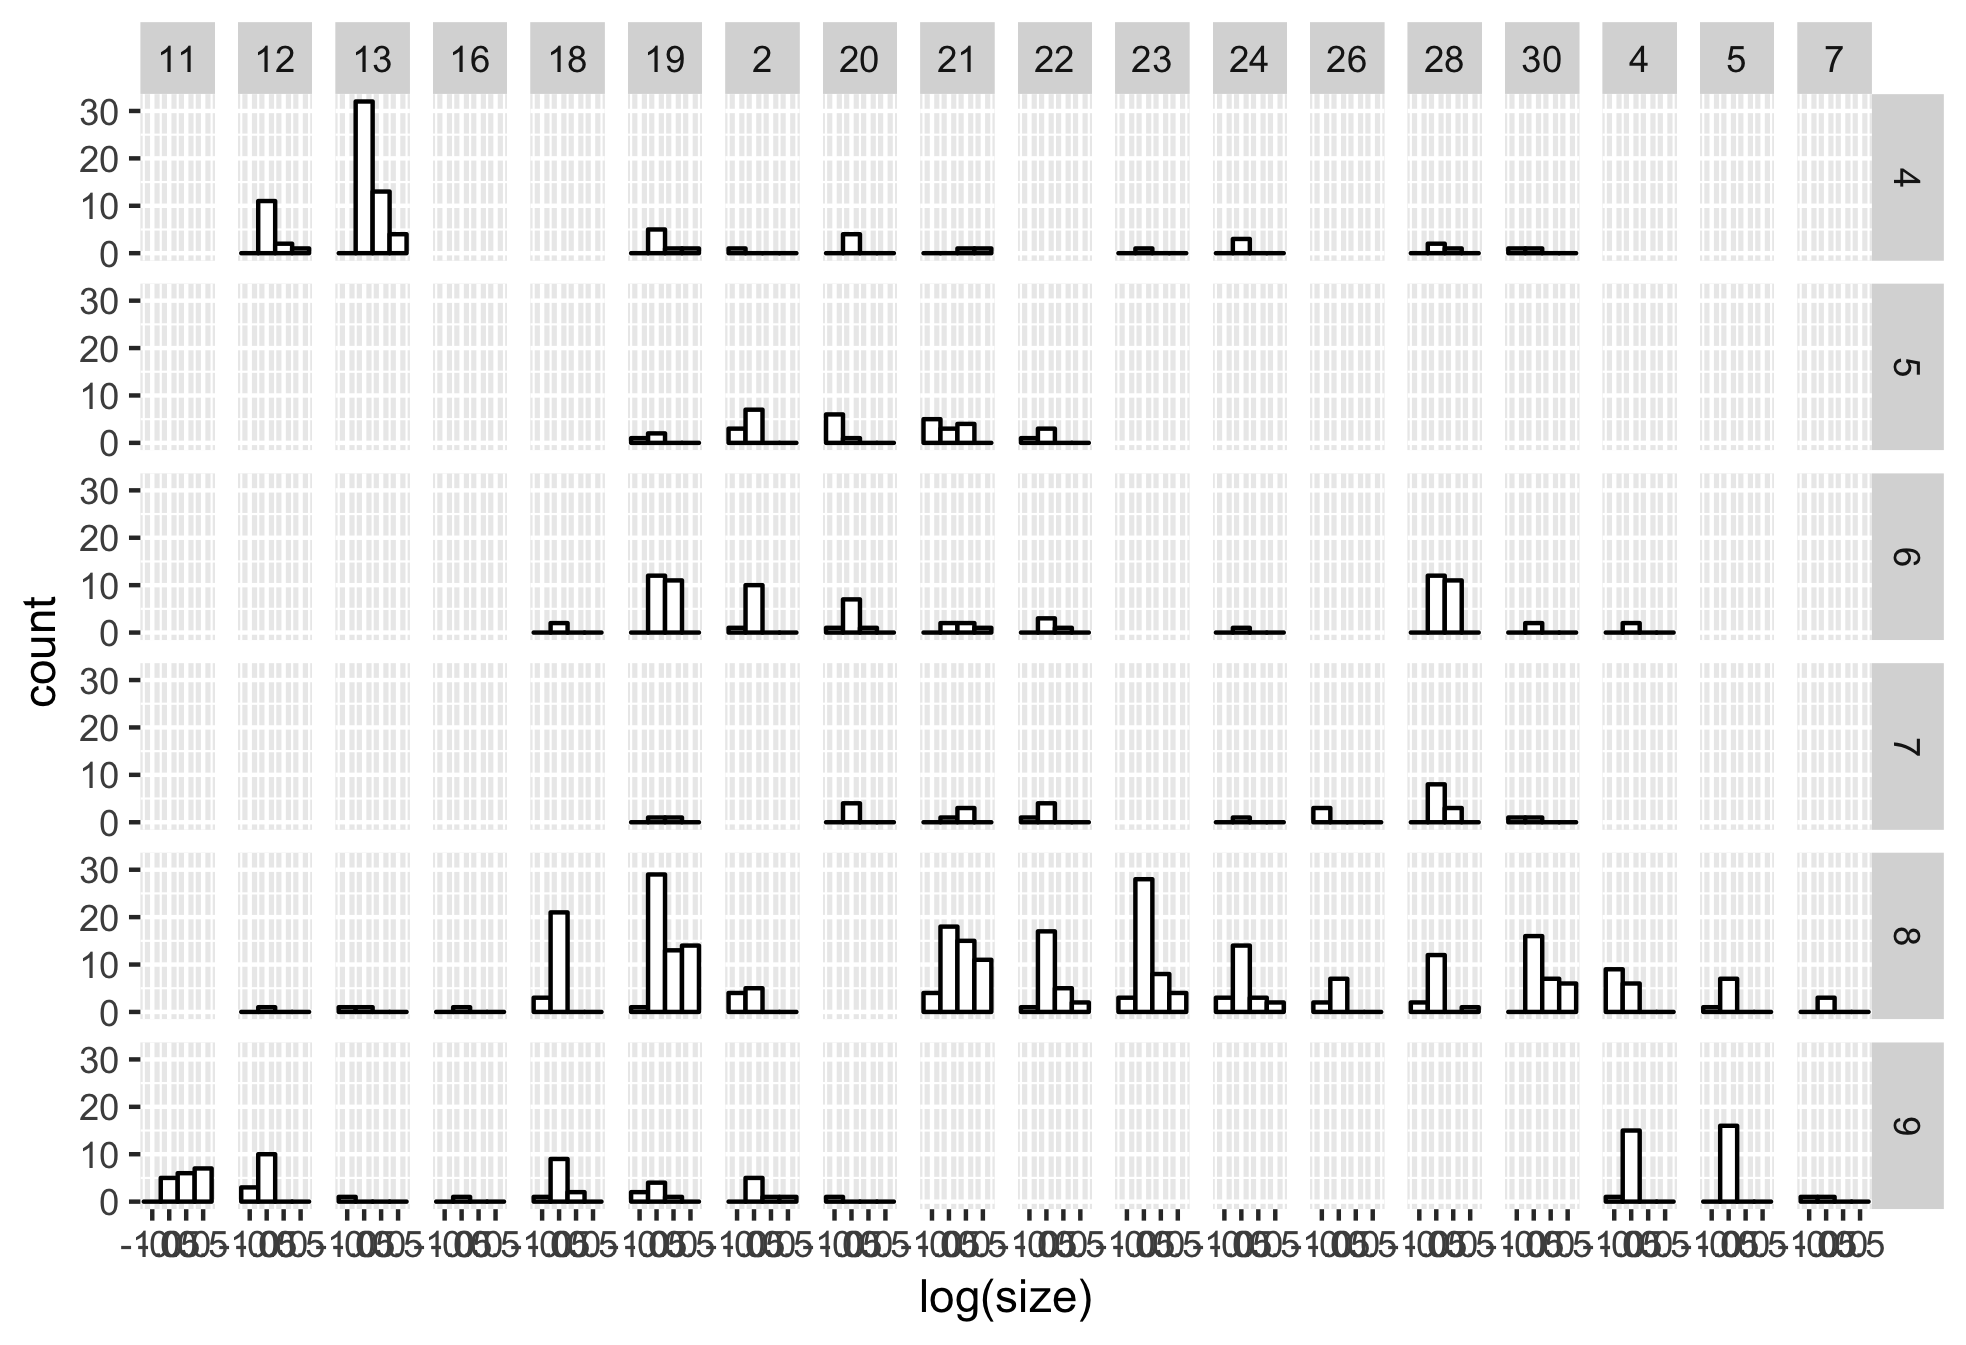

Recreate this plot in R.
## make data file

## objective here is to test whether zooplankton abundance, body size distribution or compositions shifted with temperature or predator treatment.


# data preparation --------------------------------------------------------

sizes <- read.csv("./data/CommunitySizes.csv")
sizes$Tank <- as.character(sizes$Tank)
sizes$week <- sizes$Week

## run data prep first from other file to get temps.wk and temps.mn
sizes.t <- left_join(sizes, temps.wk, by = c("week", "Tank")) # add weekly temps to sizes file
sizes.t <- sizes.t[,-c(1, 6:7)]

sizes.t <- left_join(sizes.t, temps.Tmn, by = c("Tank")) 

sizes.t2 <- as.tibble(sizes.t) %>%
  group_by(Tank, trophic.level) %>%
  summarise(., mean.temp = mean(temp.wk)) %>%
  arrange(trophic.level, mean.temp) %>%
  select(-mean.temp) 

sizes.t2$Tankn <- rep(c(1:9), 2)
sizes.t3 <- left_join(sizes.t, sizes.t2, by = c("Tank", "trophic.level")) 

sizes.t$invTi <-  1/((sizes.t$temp.wk + 273)*k) # average temp of the tank each week
sizes.t$invTT <-  1/((sizes.t$temp.Tmn + 273)*k) # average temp of the tank over all weeks
sizes.t$invTi <- as.numeric(as.character(sizes.t$invTi))
sizes.t$invTT <- as.numeric(as.character(sizes.t$invTT))

sizes.t2 <- sizes.t[sizes.t$week >= '4',]

data.N <- as.tibble(data) %>%
  group_by(Tank, trophic.level, week) %>%
  summarise(., N = mean(total.zoo.abundance.liter)) %>%
  arrange(trophic.level, week) 

data$N1 <- 300*(data$total.zoo.abundance.liter) + 1
data$N <- 300*(data$total.zoo.abundance.liter)


# visualizing data --------------------------------------------------------

## abundance - waiting for raw abundance data to describe the distribution. it's count data, so makes me think we would be using a Poisson or negbinom model. But these have been transformed to density, so not whole numbers now. this is making it hard for me to test the distribution.

## from the data on abundance / L...
qqp(data[(data$trophic.level != "P"),]$N1, "lnorm")
qqp(data[(data$trophic.level != "P"),]$N1, "norm")
nbinom <- fitdistr(data[(data$trophic.level != "P"),]$N1, "Negative Binomial")
qqp(data[(data$trophic.level != "P"),]$N1, "nbinom", size = nbinom$estimate[[1]], mu = nbinom$estimate[[2]])

gamma <- fitdistr(data[(data$trophic.level != "P"),]$N1, "gamma")


## how are the size data distributed?
sizes <- ggplot(data = sizes.t3, aes(x = log(size))) +
  geom_histogram(binwidth=.5, colour="black", fill="white") +
  facet_grid(week~Tank)

sizes # pretty close to log normal
ggsave("sizes.png")
## seeing that we only have good coverage for week 8, so let's just use that.
## because we have uneven samples among groups, i think we want regress the means against temperature, not the full samples...(right?)
data1 <- sizes.t3[(sizes.t3$week == "8"),] %>%
  mutate(taxon = species) %>%
  mutate(taxon = replace(taxon, species == "calanoid", "Copepod")) %>%
mutate(taxon = replace(taxon, species == "cyclopoid", "Copepod"))


sizes8 <- ggplot(data = data1, aes(x = log(size))) +
  geom_histogram(binwidth=.5, colour="black", fill="white") +
  facet_grid(week~Tank)

sizes8

size.plot <- ggplot(data = data1, aes(x = -invTT, y = log(size))) + #, ymax = 1.2)
  theme_bw() +
  theme(legend.position = "none") +
  theme(panel.grid.minor = element_blank(), panel.grid.major = element_blank()) +
  theme(strip.background = element_rect(colour="white", fill="white")) +
  facet_grid(trophic.level~taxon) + ## this sets it up as facets
  geom_point(aes(group = taxon, shape = taxon), size = 2) + 
  scale_alpha("Tankn", guide = "none") +
  #theme(legend.position = c(0.88, 1), legend.text=element_text(size=6)) + 
  scale_shape(name = "Week", guide = guide_legend(ncol = 2, size = 6)) +
  scale_x_continuous("Celcius", sec.axis = sec_axis(~((1/(k*-.))-273))) +
  xlab("Temperature 1/kTi") +
  ylab("ln(size)") +
  geom_smooth(data = data1, method = "lm", se = FALSE, inherit.aes = FALSE, aes(x = -invTT, y = log(size)),  size = .8, color = alpha("steelblue", 0.5))
  
size.plot
ggsave("sizeswk8.png")
View(data1)

# Body Size Analysis ------------------------------------------------------

head(sizes.t3)
hist(sizes.t3$size)
hist(log(sizes.t3$size + 1))
hist(sizes.t3$week)
hist(as.numeric(sizes.t3$Tank))
hist(sizes.t3$temp.wk)
plot(sizes.t3$size ~ sizes.t3$week, col = sizes.t3$Tank)

hist((data$total.zoo.abundance.liter))

# ok, rather than plot every body size, I think we want to characterize the size distribution and plot that?

# our questions were: do temperature or predation change the zooplankton community. this can be assessed by looking at zooplankton density, species composition, and size distributions. 
# i need to think more about how to handle the temporal variation here.

# SIZE candidate model set -------------------------------------------------
## analyzing size for week 8

modSF <- lm(log(size) ~ 1 + I(invTi - invTT) + trophic.level + trophic.level*I(invTi - invTT) + I(invTT - mean(invTT)) + trophic.level*I(invTT - mean(invTT)) + I(invTi - invTT)*I(invTT - mean(invTT)), data=data1, na.action=na.omit)
modS8 <- lm(log(size) ~ 1 + trophic.level*I(invTi - invTT) + trophic.level*I(invTT - mean(invTT)), data=data1, na.action=na.omit)
modS7 <- lm(log(size) ~ 1 + I(invTi - invTT) + trophic.level + trophic.level*I(invTT - mean(invTT)), data=data1, na.action=na.omit)
modS6 <- lm(log(size) ~ 1 + trophic.level*I(invTi - invTT), data=data1, na.action=na.omit)
modS5 <- lm(log(size) ~ 1 + I(invTi - invTT) + trophic.level, data=data1, na.action=na.omit)
modS4 <- lm(log(size) ~ 1 + I(invTi - invTT)*I(invTT - mean(invTT)), data=data1, na.action=na.omit)
modS3 <- lm(log(size) ~ 1 + I(invTi - invTT) + I(invTT - mean(invTT)), data=data1, na.action=na.omit)
modS2 <- lm(log(size) ~ 1 + I(invTi - invTT), data=data1, na.action=na.omit)
modS1 <- lm(log(size) ~ 1 + trophic.level, data=data1, na.action=na.omit)
modS0 <- lm(log(size) ~ 1, data=data1, na.action=na.omit)

model.sel(modS0, modS1, modS2, modS3, modS4, modS5, modS6, modS7, modS8, modSF)

## or, what if we use an averaged model: 
m.avgN <- model.avg(modNPP8, modNPP3)
confint(m.avgN)





## abundance analysis
require(car)
require(MASS)

### used a fixed effects model only because i'm not aware of methods for the mixed effects models on an poisson distribution
### following http://ase.tufts.edu/gsc/gradresources/guidetomixedmodelsinr/mixed%20model%20guide.html
### mean < 5, so...
library("mlmRev")
library(lmer)
GHQ <- glmer(N1 ~ 1 + I(invTi - invTT) + trophic.level + trophic.level*I(invTi - invTT) + I(invTT - mean(invTT)) + I(invTi - invTT)*I(invTT - mean(invTT)) + (1 | Tank), data=data[(data$trophic.level != "P"),], family = binomial(link = "logit"), nAGQ = 25)
summary(PQL)



### functionf or checking for overdispersion
model<-GHQ
overdisp_fun <- function(model) {
  ## number of variance parameters in an n-by-n variance-covariance matrix
  vpars <- function(m) {
    nrow(m) * (nrow(m) + 1)/2
  }
  # The next two lines calculate the residual degrees of freedom
  model.df <- sum(sapply(VarCorr(model), vpars)) + length(fixef(model))
  rdf <- nrow(model.frame(model)) - model.df
  # extracts the Pearson residuals
  rp <- residuals(model, type = "pearson")
  Pearson.chisq <- sum(rp^2)
  prat <- Pearson.chisq/rdf
  # Generates a p-value. If less than 0.05, the data are overdispersed.
  pval <- pchisq(Pearson.chisq, df = rdf, lower.tail = FALSE)
  c(chisq = Pearson.chisq, ratio = prat, rdf = rdf, p = pval)
}
# the data are overdisperssed. crap.


modNF <- lme(log(total.zoo.abundance.liter) ~ 1 + I(invTi - invTT) + trophic.level + trophic.level*I(invTi - invTT) + I(invTT - mean(invTT)) + I(invTi - invTT)*I(invTT - mean(invTT)), random = ~ 1 | Tank, quasipoisson(link = "log"), data=data[(data$trophic.level != "P"),], method="ML", na.action=na.omit) 
modNa <- glm((total.zoo.abundance.liter) ~ 1 + I(invTi - invTT) + trophic.level + trophic.level*I(invTi - invTT) + I(invTT - mean(invTT)) + I(invTi - invTT)*I(invTT - mean(invTT)), quasipoisson(link = "log"), data=data[(data$trophic.level != "P"),], na.action=na.omit)

modNPPF <- lm(log(NPP2) ~ 1 + I(invTi - invTT) + trophic.level + trophic.level*I(invTi - invTT) + I(invTT - mean(invTT)) + trophic.level*I(invTT - mean(invTT)) + I(invTi - invTT)*I(invTT - mean(invTT)), data=data1, na.action=na.omit)
modNPP8 <- lm(log(NPP2) ~ 1 + trophic.level*I(invTi - invTT) + trophic.level*I(invTT - mean(invTT)), data=data1, na.action=na.omit)
modNPP7 <- lm(log(NPP2) ~ 1 + I(invTi - invTT) + trophic.level + trophic.level*I(invTT - mean(invTT)), data=data1, na.action=na.omit)
modNPP6 <- lm(log(NPP2) ~ 1 + trophic.level*I(invTi - invTT), data=data1, na.action=na.omit)
modNPP5 <- lm(log(NPP2) ~ 1 + I(invTi - invTT) + trophic.level, data=data1, na.action=na.omit)
modNPP4 <- lm(log(NPP2) ~ 1 + I(invTi - invTT)*I(invTT - mean(invTT)), data=data1, na.action=na.omit)
modNPP3 <- lm(log(NPP2) ~ 1 + I(invTi - invTT) + I(invTT - mean(invTT)), data=data1, na.action=na.omit)
modNPP2 <- lm(log(NPP2) ~ 1 + I(invTi - invTT), data=data1, na.action=na.omit)
modNPP1 <- lm(log(NPP2) ~ 1 + trophic.level, data=data1, na.action=na.omit)
modNPP0 <- lm(log(NPP2) ~ 1, data=data1, na.action=na.omit)

model.sel(modNPP0, modNPP1, modNPP2, modNPP3, modNPP4, modNPP5, modNPP6, modNPP7, modNPP8, modNPPF)

## or, what if we use an averaged model: 
m.avgN <- model.avg(modNPP8, modNPP3)
confint(m.avgN)


Fig3A <- 
  size.plot + 
  geom_smooth(data = subset(sizes.t3, week == "9"), method = "lm", se = FALSE, inherit.aes = FALSE, aes(x = -invTi, y = log(size + 1), group = Tank),  size = .8, color = alpha("steelblue", 0.5)) + 
  geom_smooth(data = subset(data1, trophic.level == "P"), aes(x = -invTT, y = NvalsP), method = "lm", se = FALSE, inherit.aes = FALSE, formula = y ~ x, color = 'black', size = 1.5) +
  geom_smooth(data = subset(data1, trophic.level == "PZ"), aes(x = -invTT, y = NvalsPZ), method = "lm", se = FALSE, inherit.aes = FALSE, formula = y ~ x, color = 'black', size = 1.5) +
  geom_smooth(data = subset(data1, trophic.level == "PZN"), aes(x = -invTT, y = NvalsPZN), method = "lm", se = FALSE, inherit.aes = FALSE, formula = y ~ x, color = 'black', size = 1.5) 


